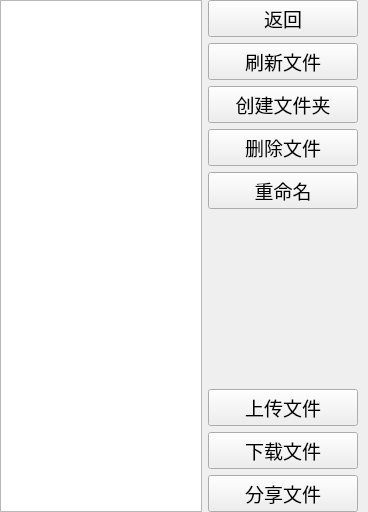
<?xml version="1.0" encoding="UTF-8"?>
<ui version="4.0">
 <class>File</class>
 <widget class="QWidget" name="File">
  <property name="geometry">
   <rect>
    <x>0</x>
    <y>0</y>
    <width>368</width>
    <height>512</height>
   </rect>
  </property>
  <property name="windowTitle">
   <string>Form</string>
  </property>
  <layout class="QHBoxLayout" name="horizontalLayout">
   <property name="leftMargin">
    <number>0</number>
   </property>
   <property name="topMargin">
    <number>0</number>
   </property>
   <property name="rightMargin">
    <number>10</number>
   </property>
   <property name="bottomMargin">
    <number>0</number>
   </property>
   <item>
    <widget class="QListWidget" name="listWidget"/>
   </item>
   <item>
    <layout class="QVBoxLayout" name="verticalLayout">
     <property name="spacing">
      <number>6</number>
     </property>
     <item>
      <widget class="QPushButton" name="return_PB">
       <property name="minimumSize">
        <size>
         <width>150</width>
         <height>0</height>
        </size>
       </property>
       <property name="font">
        <font>
         <family>AcadEref</family>
         <pointsize>14</pointsize>
        </font>
       </property>
       <property name="text">
        <string>返回</string>
       </property>
      </widget>
     </item>
     <item>
      <widget class="QPushButton" name="flush_PB">
       <property name="minimumSize">
        <size>
         <width>150</width>
         <height>0</height>
        </size>
       </property>
       <property name="font">
        <font>
         <family>AcadEref</family>
         <pointsize>14</pointsize>
        </font>
       </property>
       <property name="text">
        <string>刷新文件</string>
       </property>
      </widget>
     </item>
     <item>
      <widget class="QPushButton" name="mkdir_PB">
       <property name="minimumSize">
        <size>
         <width>150</width>
         <height>0</height>
        </size>
       </property>
       <property name="font">
        <font>
         <family>AcadEref</family>
         <pointsize>14</pointsize>
        </font>
       </property>
       <property name="text">
        <string>创建文件夹</string>
       </property>
      </widget>
     </item>
     <item>
      <widget class="QPushButton" name="delete_PB">
       <property name="minimumSize">
        <size>
         <width>150</width>
         <height>0</height>
        </size>
       </property>
       <property name="font">
        <font>
         <family>AcadEref</family>
         <pointsize>14</pointsize>
        </font>
       </property>
       <property name="text">
        <string>删除文件</string>
       </property>
      </widget>
     </item>
     <item>
      <widget class="QPushButton" name="rename_PB">
       <property name="minimumSize">
        <size>
         <width>150</width>
         <height>0</height>
        </size>
       </property>
       <property name="font">
        <font>
         <family>AcadEref</family>
         <pointsize>14</pointsize>
        </font>
       </property>
       <property name="text">
        <string>重命名</string>
       </property>
      </widget>
     </item>
     <item>
      <spacer name="verticalSpacer">
       <property name="orientation">
        <enum>Qt::Vertical</enum>
       </property>
       <property name="sizeHint" stdset="0">
        <size>
         <width>20</width>
         <height>40</height>
        </size>
       </property>
      </spacer>
     </item>
     <item>
      <widget class="QPushButton" name="upload_PB">
       <property name="minimumSize">
        <size>
         <width>150</width>
         <height>0</height>
        </size>
       </property>
       <property name="font">
        <font>
         <family>AcadEref</family>
         <pointsize>14</pointsize>
        </font>
       </property>
       <property name="text">
        <string>上传文件</string>
       </property>
      </widget>
     </item>
     <item>
      <widget class="QPushButton" name="dowload_PB">
       <property name="minimumSize">
        <size>
         <width>150</width>
         <height>0</height>
        </size>
       </property>
       <property name="font">
        <font>
         <family>AcadEref</family>
         <pointsize>14</pointsize>
        </font>
       </property>
       <property name="text">
        <string>下载文件</string>
       </property>
      </widget>
     </item>
     <item>
      <widget class="QPushButton" name="share_PB">
       <property name="minimumSize">
        <size>
         <width>150</width>
         <height>0</height>
        </size>
       </property>
       <property name="font">
        <font>
         <family>AcadEref</family>
         <pointsize>14</pointsize>
        </font>
       </property>
       <property name="text">
        <string>分享文件</string>
       </property>
      </widget>
     </item>
    </layout>
   </item>
  </layout>
 </widget>
 <resources/>
 <connections/>
</ui>
